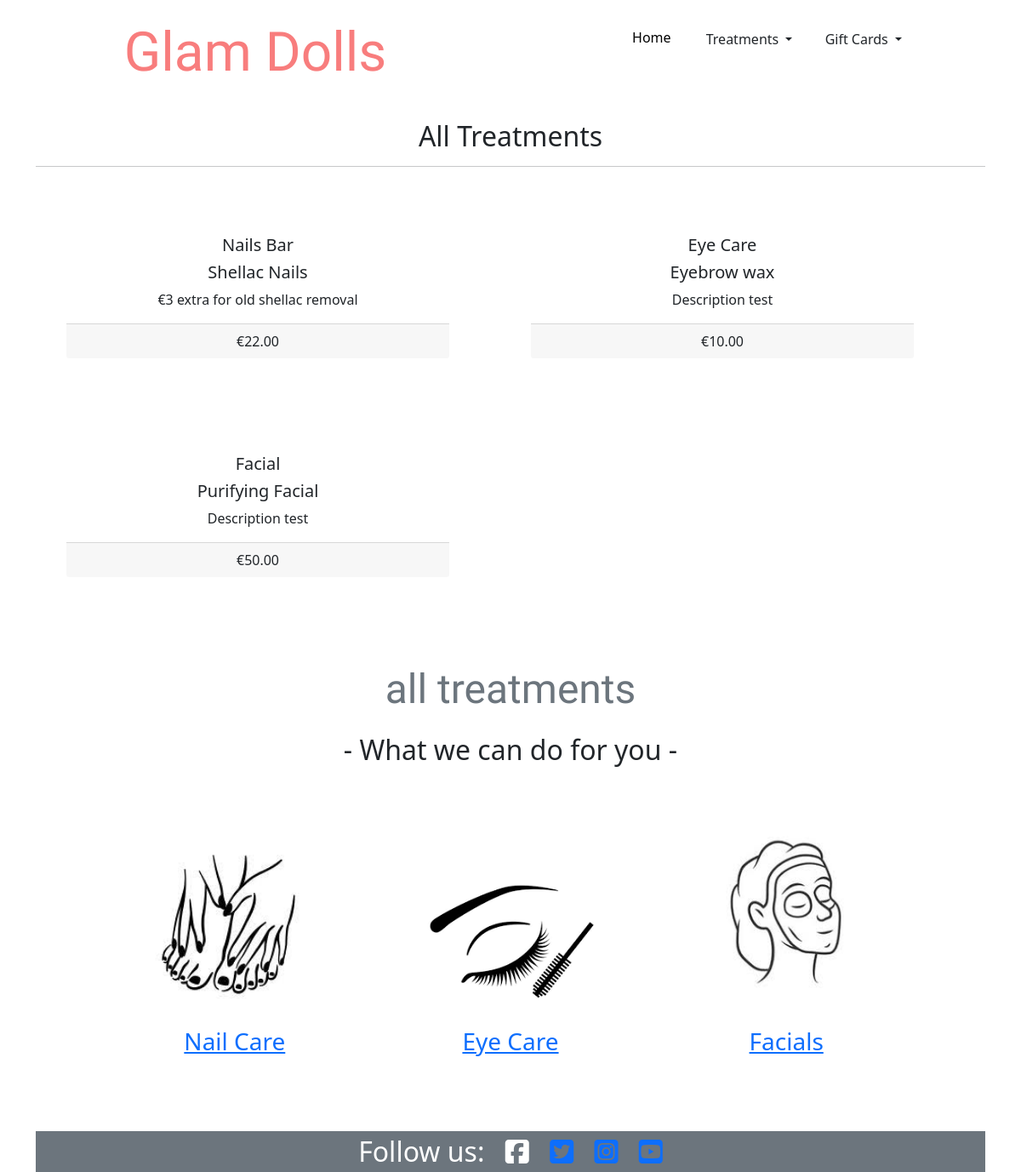
Screenshot of /treatments/ with the database file from the repository.
### treatments/models.py (models this page shows, shortened)
class Treatment(models.Model):
    category = models.ForeignKey('Category', null=True, blank=True, on_delete=models.SET_NULL)
    name = models.CharField(max_length=254)
    description = models.TextField()
    price = models.DecimalField(max_digits=6, decimal_places=2)

class Category(models.Model):
    name = models.CharField(max_length=254)
    image = models.ImageField(null=True, blank=True)

### treatments/views.py (the view)
# urls.py: path('', views.all_treatments, name='treatments')
def all_treatments(request):
    treatments = Treatment.objects.all()
    context = {
        'treatments': treatments,
    }
    return render(request, 'treatments/treatments.html', context)

### bag/contexts.py (called while the page is built, shortened)
def bag_contents(request):
    bag_items = []
    total = 0
    product_count = 0
    bag = request.session.get('bag', {})
    context = {
        'bag_items': bag_items,
        'total': total,
        'product_count': product_count,
    }
    return context

### treatments/templates/treatments/treatments.html (shortened to what this page needs)
{% extends "base.html" %}
{% load static %}
{% block content %}
    <div class="container">
        <div class="col text-center mt-4">
            <h2 class="logo-font">All Treatments</h2>
            <hr class="w-30">
        </div>
        <div class="row">
            <div class="row">
                <div class="col-12 text-center">
                    <div class="row">
                        <div class="row">
                            <div class="col-12 text-center">
                                <div class="row">
                                    {% for treatment in treatments %}
                                        <div class="col-sm-12 col-md-6 p-5">
                                            <div class="card border-0">
                                                <div class="card-body">
                                                  <h5 class="card-title">{{ treatment.category.name }}</h5>
                                                  <h5 class="card-title">{{ treatment.name }}</h5>
                                                  <p class="card-text">{{ treatment.description }}</p>
                                                </div>
                                                <div class="card-footer">
                                                    €{{ treatment.price }}
                                                </div>
                                            </div>
                                        </div>
                                    {% endfor %}
                                </div>
                            </div>
                        </div>
                    </div>
                </div>
            </div>
        </div>
        {% include 'includes/icons.html' %}
        {% include 'includes/footer.html' %}
    </div>
{% endblock %}

### templates/base.html (shortened to what this page needs)
{% load static %}
<!doctype html>
<html lang="en">
  <head>
    {% block corecss %}
      <link href="https://cdn.jsdelivr.net/npm/bootstrap@5.1.3/dist/css/bootstrap.min.css" rel="stylesheet">
      <link rel="stylesheet" href="{% static 'css/base.css' %}">
    {% endblock %}
  </head>
  <body>
    <header class="container-fluid">
      <div class="row">
        <div class="col-6 text-center">
          <a href="{% url 'home' %}" class="nav-link">
            <h2 class="logo mt-3">Glam Dolls</h2>
          </a>
        </div>
        <div class="col-6 d-lg-block d-none">
          <ul class="list-inline list-unstyled text-center mt-4">
            <li class="list-inline-item"><a href="{% url 'home' %}" class="nav-link text-black">Home</a></li>
            <li class="list-inline-item dropdown">
              <div class="dropdown">
                <button class="btn btn-white dropdown-toggle" type="button" id="dropdownMenu2" data-bs-toggle="dropdown" aria-expanded="false">
                  Treatments
                </button>
              </div>
            </li>
            {% if request.user.is_authenticated %}
              <li class="list-inline-item">
                <a href="{% url 'account_logout' %}">
                    <button class="btn btn-white" type="button">
                      Logout
                    </button>
                  </a>
              </li>
              <li class="list-inline-item">
                <a href="{% url 'products' %}">
                  <button class="btn btn-white" type="button">
                    Gift Card
                  </button>
                </a>
              </li>
            {% else %}
              <li class="list-inline-item">
                <div class="dropdown">
                  <button class="btn btn-white dropdown-toggle" type="button" id="dropdownMenu2" data-bs-toggle="dropdown" aria-expanded="false">
                    Gift Cards
                  </button>
              </li>
            {% endif %}
          </ul>
        </div>
      </div>
    </header>
    {% block content %}
    {% endblock %}
  </body>
</html>

### templates/includes/icons.html
<div class="countener">
    <div class="container-fluid text-center mt-5 ">
        <p class="text-muted fs-3">all treatments</p>
        <h2>- What we can do for you -</h2>
    </div>
    <div class="container-fluid text-center icon-div">
        <ul class="list-inline list-unstyled">
            <li class="list-inline-item m-5">
                <a href="#">
                    <div class="card border border-white" style="width: 14rem;">
                        <img src="/media/nail-icon.jpeg" class="card-img-top" alt="nailcare">
                        <div class="card-body text-center">
                        <h3 class="card-title">Nail Care</h3>
                        </div>
                    </div>
                </a>
            </li>
            <li class="list-inline-item m-5">
                <a href="#">
                    <div class="card border border-white" style="width: 14rem;">
                        <img src="/media/eye-icon.png" class="card-img-top" alt="eyecare">
                        <div class="card-body text-center">
                        <h3 class="card-title">Eye Care</h3>
                        </div>
                    </div>
                </a>
            </li>
            <li class="list-inline-item m-5">
                <a href="#">
                    <div class="card border border-white" style="width: 14rem;">
                        <img src="/media/facial-icon.jpeg" class="card-img-top" alt="facial">
                        <div class="card-body text-center">
                        <h3 class="card-title">Facials</h3>
                        </div>
                    </div>
                </a>
            </li>
        </ul>
    </div>
</div>

### templates/includes/footer.html
<div class="container-fluid bg-secondary footer">
    <p class="m-0 text-center text-white ficons">Follow us: <i class="fab fa-facebook-square ms-3"></i>
        <a href=""><i class="fab fa-twitter-square ms-3"></i></a>
        <a href=""><i class="fab fa-instagram-square ms-3"></i></a>
        <a href=""><i class="fab fa-youtube-square ms-3"></i></a>
    </p>
</div>

### static/css/base.css (style rules this page uses)
html { height: 100%; }
body { margin: 0; padding: 0; }
.logo { font-family: 'Italianno', cursive; font-size: 400%; font-weight: 400; color: #f87d7d; }
.fs-3 { font-family: 'Italianno', cursive; font-size: 300% !important; font-weight: 300 !important; }
.ficons { font-size: 200%; }

### rows the page displays
Treatment: category.name "Nails Bar", name "Shellac Nails", description "€3 extra for old shellac removal", price "22.00"
Treatment: category.name "Eye Care", name "Eyebrow wax", description "Description test", price "10.00"
Treatment: category.name "Facial", name "Purifying Facial", description "Description test", price "50.00"
